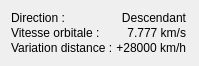
   <widget class="QWidget" name="formLayoutWidget_23">
    <property name="geometry">
     <rect>
      <x>0</x>
      <y>87</y>
      <width>176</width>
      <height>52</height>
     </rect>
    </property>
    <layout class="QFormLayout" name="formLayout_deplacementSat">
     <property name="sizeConstraint">
      <enum>QLayout::SetFixedSize</enum>
     </property>
     <property name="labelAlignment">
      <set>Qt::AlignLeading|Qt::AlignLeft|Qt::AlignVCenter</set>
     </property>
     <property name="horizontalSpacing">
      <number>3</number>
     </property>
     <property name="verticalSpacing">
      <number>1</number>
     </property>
     <item row="0" column="0">
      <widget class="QLabel" name="lbl_directionSat">
       <property name="font">
        <font/>
       </property>
       <property name="mouseTracking">
        <bool>true</bool>
       </property>
       <property name="text">
        <string>Direction :</string>
       </property>
      </widget>
     </item>
     <item row="1" column="0">
      <widget class="QLabel" name="lbl_vitesseSat">
       <property name="font">
        <font/>
       </property>
       <property name="mouseTracking">
        <bool>true</bool>
       </property>
       <property name="text">
        <string>Vitesse orbitale :</string>
       </property>
      </widget>
     </item>
     <item row="2" column="0">
      <widget class="QLabel" name="lbl_rangeRate">
       <property name="font">
        <font/>
       </property>
       <property name="mouseTracking">
        <bool>true</bool>
       </property>
       <property name="text">
        <string>Variation distance :</string>
       </property>
      </widget>
     </item>
     <item row="0" column="1">
      <widget class="QLabel" name="directionSat">
       <property name="font">
        <font/>
       </property>
       <property name="mouseTracking">
        <bool>true</bool>
       </property>
       <property name="text">
        <string notr="true">Descendant</string>
       </property>
       <property name="alignment">
        <set>Qt::AlignRight|Qt::AlignTrailing|Qt::AlignVCenter</set>
       </property>
       <property name="indent">
        <number>2</number>
       </property>
      </widget>
     </item>
     <item row="1" column="1">
      <widget class="QLabel" name="vitesseSat">
       <property name="font">
        <font/>
       </property>
       <property name="mouseTracking">
        <bool>true</bool>
       </property>
       <property name="toolTip">
        <string>Double-cliquer pour changer d'unités</string>
       </property>
       <property name="text">
        <string notr="true">7.777 km/s</string>
       </property>
       <property name="alignment">
        <set>Qt::AlignRight|Qt::AlignTrailing|Qt::AlignVCenter</set>
       </property>
       <property name="indent">
        <number>2</number>
       </property>
      </widget>
     </item>
     <item row="2" column="1">
      <widget class="QLabel" name="rangeRate">
       <property name="font">
        <font/>
       </property>
       <property name="mouseTracking">
        <bool>true</bool>
       </property>
       <property name="toolTip">
        <string>Double-cliquer pour changer d'unités</string>
       </property>
       <property name="text">
        <string notr="true">+28000 km/h</string>
       </property>
       <property name="alignment">
        <set>Qt::AlignRight|Qt::AlignTrailing|Qt::AlignVCenter</set>
       </property>
       <property name="indent">
        <number>2</number>
       </property>
      </widget>
     </item>
    </layout>
   </widget>
